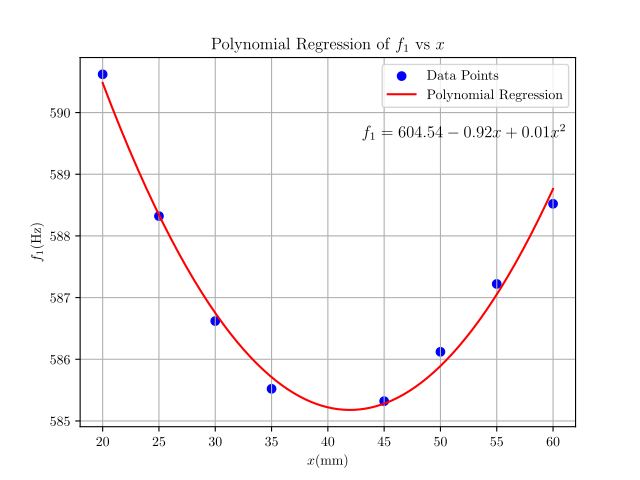

Here is the Python script that generated this plot:

import numpy as np
import matplotlib.pyplot as plt
from sklearn.linear_model import LinearRegression
from sklearn.preprocessing import  PolynomialFeatures
import matplotlib

plt.rcParams.update({
    "text.usetex": True,
    "font.family": "CMU Serif",
})
matplotlib.rcParams['mathtext.fontset'] = 'stix'
# Data
x = np.array([20, 25, 30, 35, 45, 50, 55, 60]).reshape(-1, 1)
y = np.array([590.620, 588.321, 586.620, 585.521, 585.321, 586.121, 587.221 , 588.521])

# Fit a polynomial regression model
poly = PolynomialFeatures(degree=2)
x_poly = poly.fit_transform(x)
model = LinearRegression()
model.fit(x_poly, y)

# Generate predictions from x_min to x_max with 1000 points
x_min = x.min()
x_max = x.max()
x_range = np.linspace(x_min, x_max, 1000)
x_range_poly = poly.fit_transform(x_range.reshape(-1, 1))
y_pred = model.predict(x_range_poly)

# Find the minimum value of y_pred
y_min = y_pred.min()
x_argmin = x_range[np.argmin(y_pred)]

# Print the formula of the polynomial
print(f"Polynomial: {model.intercept_} + {model.coef_[1]}x + {model.coef_[2]}x^2")

# Print the minimum value of y_pred
print(f"Minimum value of y_pred: {y_min}")
print(f"Value of x at minimum y_pred: {x_argmin}")

# Plotting
plt.scatter(x, y, color='blue', label='Data Points')
plt.plot(x_range, y_pred, color='red', label='Polynomial Regression')
plt.title('Polynomial Regression of $f_1$ vs $x$ ')
plt.ylabel('$f_1(\mathrm{Hz})$')
plt.xlabel('$x(\mathrm{mm})$')
plt.legend()
plt.grid()

# Add the formula equation to the plot
plt.text(43, 589.6, f"$f_1 = {model.intercept_:.2f}  {model.coef_[1]:.2f}x + {model.coef_[2]:.2f}x^2$", fontsize=12)

plt.savefig("plot4.pdf")
